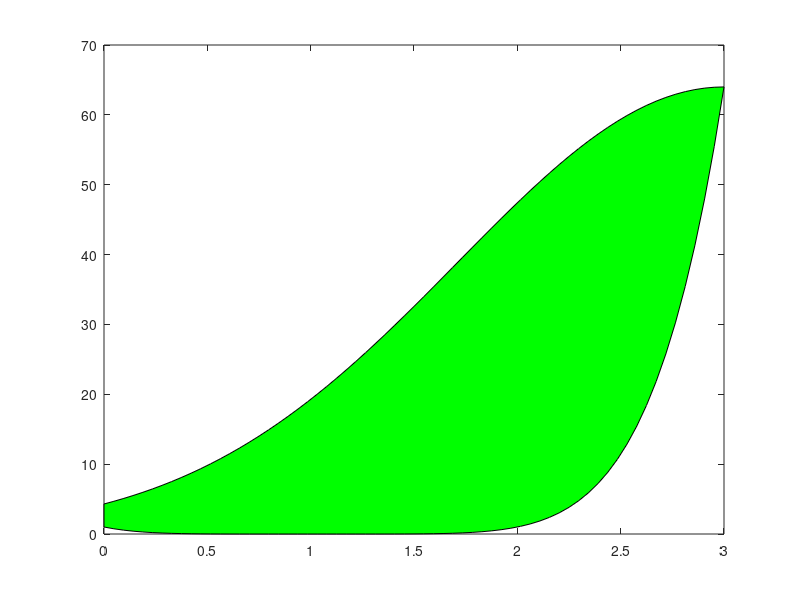

The MATLAB source for this figure:
a = 0; 
b = 3; 
n = [2,4,8,16,32,64];

axis equal

h = (b-a)/n(end);
x = a:h:b;
f = 64 .* exp(-0.3.*(x-3).^2); % vi ser att f är övre funktion
p = (x-1).^6; % vi ser att p är undre funktion

xx = [x(:); flip(x(:))];
yy = [f(:); flip(p(:))];
fill(xx,yy,'g');

% Visuell inspektion
% a = 0
% b = 3
% I = (0 -> 3) integral (f - p) dx

%% Vanliga trapetsmetoden med medelvärde

areor = [];

for i = 1:length(n)
    h = (b-a)/n(i);
    x = a:h:b;
    f = 64 .* exp(-0.3.*(x-3).^2);
    p = (x-1).^6;
    g = f - p; % Övre minus undre funktionen

    trapetsregel = h * (g(1)/2 + sum(g(2:end-1)) + g(end)/2)
    
    areor = [areor, trapetsregel];
end

%% Feluppskattning med trunkeringsfel och halva steglängden

% Försök med format long
delta_trunk = abs(diff(areor(1:length(n))));
% skillnad = [];
% for i = 1:length(deltas);
%     skillnad(i) = [skillnad, deltas(i)/deltas(i+1)];
% end


kvoter = delta_trunk(1:end-1) ./ delta_trunk(2:end);

disp('Abs skillnader:')
disp(delta_trunk)
disp('Kvoter:')
disp(kvoter)


% Utifrån Ninnis anteckningar är svaret rätt säkert när trunkeringsfelet
% minskar med faktor 4 när steglängden halveras, vi ser detta mellan 2 antal
% och 4 antal steg, vilket ger att ... är ett rätt säkert svar 
% med rätt säkra decimaler

%% Feluppskattning med Richardsons-extrapolation

% rich = delta_trunk(1:2)./3;
% T_h2 = areor(1) + rich(1);
% T_h4 = areor(2) + rich(2);
% delta_rich = abs(T_h2 - T_h4);
% delta_1 = delta_trunk(2);
% T_4 = areor(2);

T1 = areor(end-2); % T(h)
T2 = areor(end-1); % T(h/2)
T4 = areor(end); % T(h/4)

delta1 = T2 - T1;
delta2 = T4 - T2;

kvot_check = delta1/delta2; % ger typ 4

delta1 = delta1 / 3;
delta2 = delta2 / 3;

T2_hatt = delta1 + T2;
T4_hatt = delta2 + T4;

delta_rich = abs(T2_hatt - T4_hatt);

fprintf('Första slutvärdet: %.6f ± %.6f\n', T4, abs(delta2));
fprintf('Bättre rich värde: %.6f ± %.6f\n', T4_hatt, delta_rich);
%fprintf('Original värde: %.6f ± %.6f\n', T4, delta_trunk(1,2));

% Svar 1. e) Svaret på integralen med fyra säkra decimaler är 0,3507
% 0,350764 > rätt svar > 0,350758
% 0,35076                0,35076 